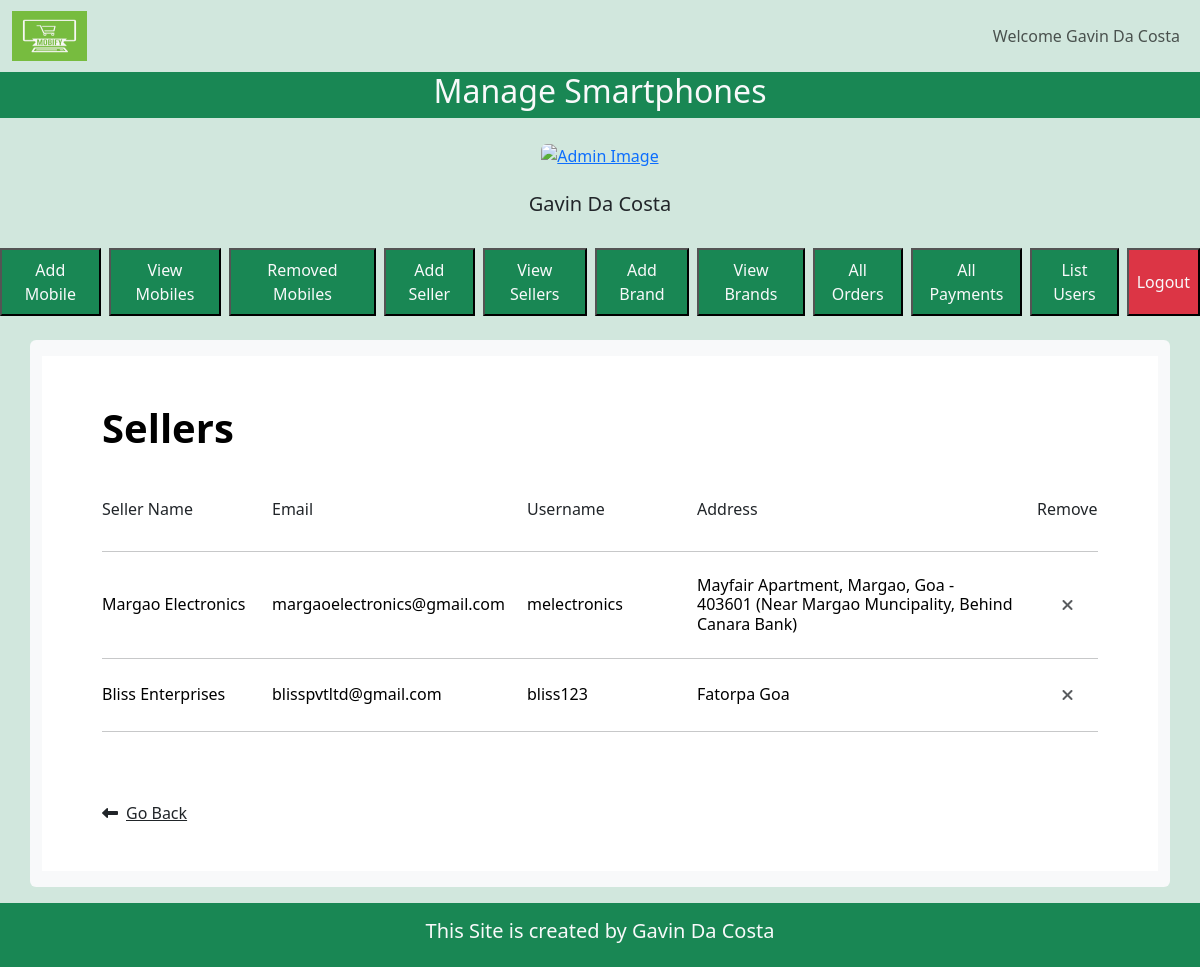
/admin/index.php?view_seller (signed in), run on the app's committed database.
### tables this page shows
CREATE TABLE `seller` (
  `s_id` int(11) NOT NULL,
  `s_name` varchar(50) NOT NULL,
  `s_add` varchar(250) NOT NULL,
  `s_uname` varchar(50) NOT NULL,
  `s_pwd` varchar(20) NOT NULL,
  `s_email` varchar(50) NOT NULL
);

### admin/view_seller.php (the view, shortened to what this page needs)
<section class="h-100 h-custom " style="background-color: #ffffff;">
    <div class="container h-100">
        <div class="row d-flex justify-content-center align-items-center h-100">
            <div class="col-12">
                <div class="card-body p-0">
                    <div class="row g-0">
                        <div class="col-12">
                            <div class="p-5">
                                <div class="d-flex justify-content-between align-items-center mb-5">
                                    <h1 class="fw-bold mb-0 text-black">
                                        <?php echo 'Sellers';?>
                                    </h1>
                                </div>
                                <div class="row mb-4 d-flex justify-content-between align-items-center">
                                    <div class="col-2">
                                        <h6>Seller Name</h6>
                                    </div>
                                    <div class="col-3">
                                        <h6>Email</h6>
                                    </div>
                                    <div class="col-2">
                                        <h6>Username</h6>
                                    </div>
                                    <div class="col-4">
                                        <h6>Address</h6>
                                    </div>
                                    <div class="col-1">
                                        <h6>Remove</h6>
                                    </div>
                                </div>
                                <hr class="my-4">
                                <?php
                                            global $conn;
                                            $select_query = "select * from `seller`;";
                                            $result_select_query = mysqli_query($conn,$select_query);
                                            while($rowData = mysqli_fetch_assoc($result_select_query)){
                                                $seller_name = $rowData['s_name'];
                                                $seller_email = $rowData['s_email'];
                                                $seller_uname = $rowData['s_uname'];
                                                $seller_address = $rowData['s_add'];
                                                $seller_id = $rowData['s_id'];
                                                echo "<div class='row mb-4 d-flex justify-content-between align-items-center'>
                                                    <div class='col-2'>
                                                        <h6 class='text-black mb-0'>$seller_name</h6>
                                                    </div>
                                                    <div class='col-3'>
                                                        <h6 class='text-black mb-0'>$seller_email</h6>
                                                    </div>
                                                    <div class='col-2'>
                                                        <h6 class='text-black mb-0'>$seller_uname</h6>
                                                    </div>
                                                    <div class='col-4'>
                                                        <h6 class='text-black mb-0'>$seller_address</h6>
                                                    </div>
                                                    <div class='col-1 d-flex justify-content-center'>
    <a href='remove.php?removeSeller=$seller_id' class='text-muted'><i class='fas fa-times'></i></a>
</div>
                                                </div>
                                                <hr class='my-4'>";
                                            }
                                    ?>
                                <div class="pt-5">
                                    <h6 class="mb-0"><a href="index.php" class="text-body"><i
                                                class="fas fa-long-arrow-alt-left me-2"></i>Go Back</a></h6>
                                </div>
                            </div>
                        </div>
                    </div>
                </div>
            </div>
        </div>
    </div>
    </div>

### style.css (style rules this page uses)
* { margin: 0; padding: 0; box-sizing: border-box; }

### data on the page
seller: s_name "Margao Electronics", s_email "margaoelectronics@gmail.com", s_uname "melectronics", s_add "Mayfair Apartment, Margao, Goa - 403601 (Near Margao Muncipality, Behind Canara Bank)"
seller: s_name "Bliss Enterprises", s_email "blisspvtltd@gmail.com", s_uname "bliss123", s_add "Fatorpa Goa"

### other printed values
$_SESSION['adm_name'] "Gavin Da Costa"
